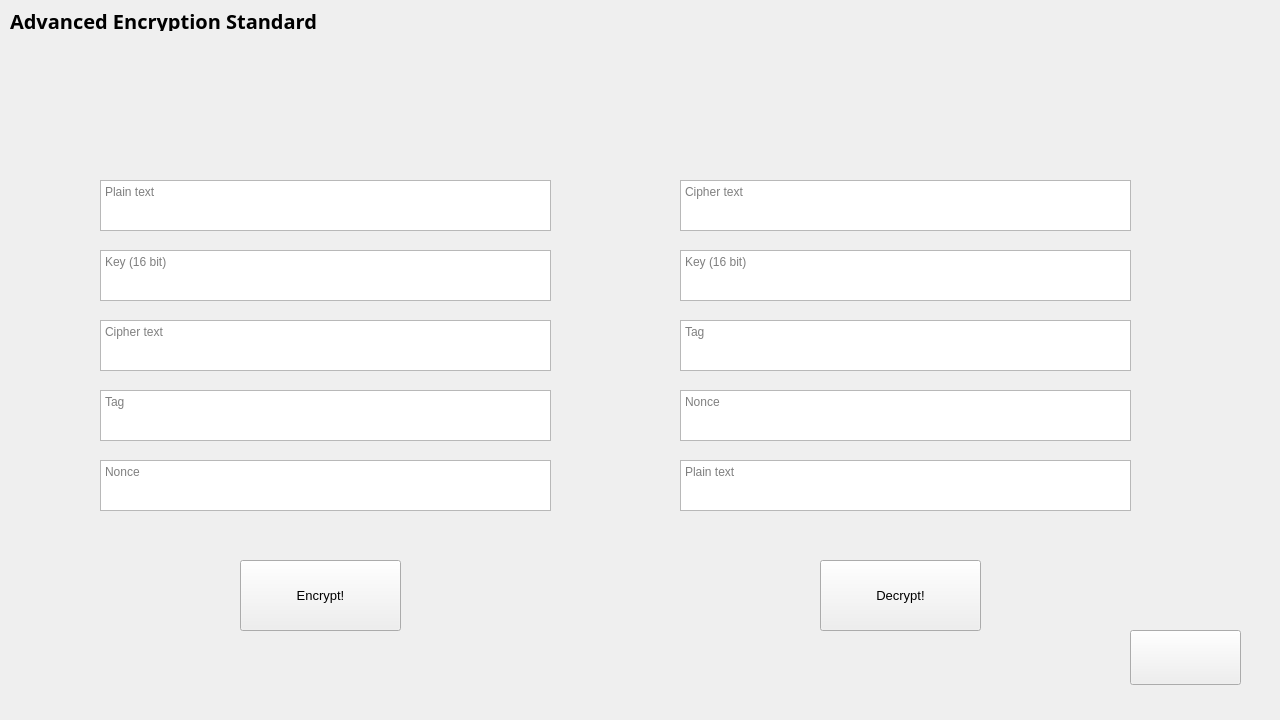
<?xml version="1.0" encoding="UTF-8"?>
<ui version="4.0">
 <class>Frame</class>
 <widget class="QFrame" name="Frame">
  <property name="geometry">
   <rect>
    <x>0</x>
    <y>0</y>
    <width>1280</width>
    <height>720</height>
   </rect>
  </property>
  <property name="minimumSize">
   <size>
    <width>1280</width>
    <height>720</height>
   </size>
  </property>
  <property name="maximumSize">
   <size>
    <width>1280</width>
    <height>720</height>
   </size>
  </property>
  <property name="windowTitle">
   <string>Frame</string>
  </property>
  <widget class="QLabel" name="label">
   <property name="geometry">
    <rect>
     <x>0</x>
     <y>0</y>
     <width>1280</width>
     <height>720</height>
    </rect>
   </property>
   <property name="text">
    <string/>
   </property>
   <property name="textFormat">
    <enum>Qt::AutoText</enum>
   </property>
   <property name="pixmap">
    <pixmap>../Assets/AES/background AES.jpg</pixmap>
   </property>
   <property name="scaledContents">
    <bool>true</bool>
   </property>
  </widget>
  <widget class="QLabel" name="label_4">
   <property name="geometry">
    <rect>
     <x>10</x>
     <y>10</y>
     <width>311</width>
     <height>21</height>
    </rect>
   </property>
   <property name="font">
    <font>
     <family>8514oem</family>
     <pointsize>15</pointsize>
     <weight>75</weight>
     <bold>true</bold>
    </font>
   </property>
   <property name="text">
    <string>Advanced Encryption Standard</string>
   </property>
  </widget>
  <widget class="QPushButton" name="pushButton">
   <property name="geometry">
    <rect>
     <x>1130</x>
     <y>630</y>
     <width>111</width>
     <height>55</height>
    </rect>
   </property>
   <property name="mouseTracking">
    <bool>false</bool>
   </property>
   <property name="autoFillBackground">
    <bool>false</bool>
   </property>
   <property name="text">
    <string/>
   </property>
   <property name="icon">
    <iconset>
     <normaloff>../Assets/AES/back_button.png</normaloff>../Assets/AES/back_button.png</iconset>
   </property>
   <property name="iconSize">
    <size>
     <width>110</width>
     <height>120</height>
    </size>
   </property>
  </widget>
  <widget class="QPlainTextEdit" name="plainTextEdit_2">
   <property name="geometry">
    <rect>
     <x>100</x>
     <y>250</y>
     <width>451</width>
     <height>51</height>
    </rect>
   </property>
   <property name="placeholderText">
    <string>Key (16 bit)</string>
   </property>
  </widget>
  <widget class="QPlainTextEdit" name="plainTextEdit_4">
   <property name="geometry">
    <rect>
     <x>100</x>
     <y>390</y>
     <width>451</width>
     <height>51</height>
    </rect>
   </property>
   <property name="readOnly">
    <bool>true</bool>
   </property>
   <property name="placeholderText">
    <string>Tag</string>
   </property>
  </widget>
  <widget class="QPlainTextEdit" name="plainTextEdit_5">
   <property name="geometry">
    <rect>
     <x>100</x>
     <y>460</y>
     <width>451</width>
     <height>51</height>
    </rect>
   </property>
   <property name="readOnly">
    <bool>true</bool>
   </property>
   <property name="placeholderText">
    <string>Nonce</string>
   </property>
  </widget>
  <widget class="QPushButton" name="pushButton_2">
   <property name="geometry">
    <rect>
     <x>240</x>
     <y>560</y>
     <width>161</width>
     <height>71</height>
    </rect>
   </property>
   <property name="font">
    <font>
     <pointsize>10</pointsize>
    </font>
   </property>
   <property name="text">
    <string>Encrypt!</string>
   </property>
  </widget>
  <widget class="QPlainTextEdit" name="plainTextEdit_7">
   <property name="geometry">
    <rect>
     <x>680</x>
     <y>460</y>
     <width>451</width>
     <height>51</height>
    </rect>
   </property>
   <property name="readOnly">
    <bool>true</bool>
   </property>
   <property name="placeholderText">
    <string>Plain text</string>
   </property>
  </widget>
  <widget class="QPlainTextEdit" name="plainTextEdit_9">
   <property name="geometry">
    <rect>
     <x>680</x>
     <y>250</y>
     <width>451</width>
     <height>51</height>
    </rect>
   </property>
   <property name="placeholderText">
    <string>Key (16 bit)</string>
   </property>
  </widget>
  <widget class="QPlainTextEdit" name="plainTextEdit_10">
   <property name="geometry">
    <rect>
     <x>680</x>
     <y>390</y>
     <width>451</width>
     <height>51</height>
    </rect>
   </property>
   <property name="readOnly">
    <bool>false</bool>
   </property>
   <property name="placeholderText">
    <string>Nonce</string>
   </property>
  </widget>
  <widget class="QPushButton" name="pushButton_3">
   <property name="geometry">
    <rect>
     <x>820</x>
     <y>560</y>
     <width>161</width>
     <height>71</height>
    </rect>
   </property>
   <property name="font">
    <font>
     <pointsize>10</pointsize>
    </font>
   </property>
   <property name="text">
    <string>Decrypt!</string>
   </property>
  </widget>
  <widget class="QPlainTextEdit" name="plainTextEdit_11">
   <property name="geometry">
    <rect>
     <x>680</x>
     <y>320</y>
     <width>451</width>
     <height>51</height>
    </rect>
   </property>
   <property name="readOnly">
    <bool>false</bool>
   </property>
   <property name="placeholderText">
    <string>Tag</string>
   </property>
  </widget>
  <widget class="QPlainTextEdit" name="plainTextEdit_12">
   <property name="geometry">
    <rect>
     <x>680</x>
     <y>180</y>
     <width>451</width>
     <height>51</height>
    </rect>
   </property>
   <property name="placeholderText">
    <string>Cipher text</string>
   </property>
  </widget>
  <widget class="QPlainTextEdit" name="plainTextEdit_6">
   <property name="geometry">
    <rect>
     <x>100</x>
     <y>180</y>
     <width>451</width>
     <height>51</height>
    </rect>
   </property>
   <property name="placeholderText">
    <string>Plain text</string>
   </property>
  </widget>
  <widget class="QPlainTextEdit" name="plainTextEdit_8">
   <property name="geometry">
    <rect>
     <x>100</x>
     <y>320</y>
     <width>451</width>
     <height>51</height>
    </rect>
   </property>
   <property name="readOnly">
    <bool>true</bool>
   </property>
   <property name="placeholderText">
    <string>Cipher text</string>
   </property>
  </widget>
 </widget>
 <resources/>
 <connections/>
</ui>
